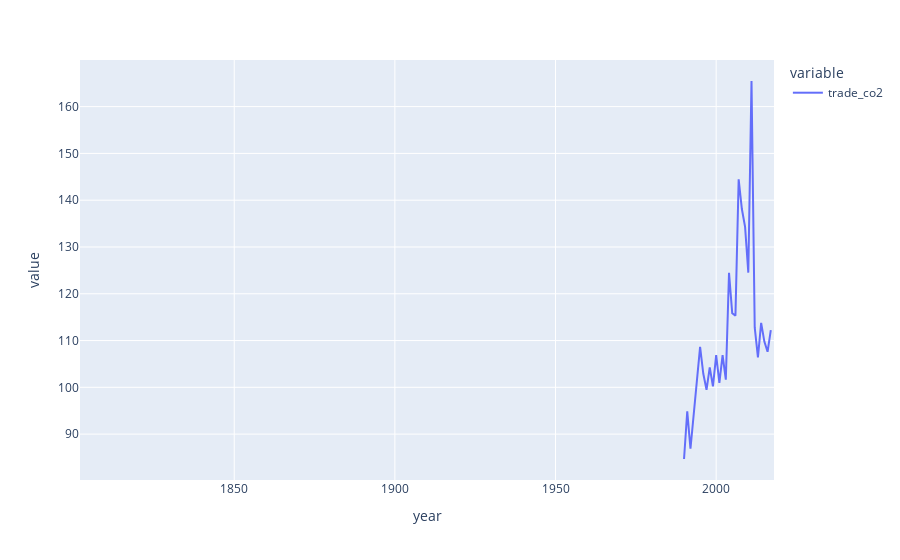

The cell this chart's notebook holds for it:
### Code cell
fig = px.line(data,x="year",y=['trade_co2'])
fig.show()

### Figure 1 — Plotly figure (JSON) as saved in the notebook; plotly's stock layout.template omitted (floating-point values rounded to 4 significant figures; data arrays with more than 128 entries replaced by an {"elided": "..."} marker saying what was removed)
{"data": [{"hovertemplate": "variable=trade_co2<br>year=%{x}<br>value=%{y}<extra></extra>", "legendgroup": "trade_co2", "line": {"color": "#636efa", "dash": "solid"}, "mode": "lines", "name": "trade_co2", "orientation": "v", "showlegend": true, "type": "scatter", "x": {"elided": "211 int values"}, "xaxis": "x", "y": {"elided": "211 float values"}, "yaxis": "y"}], "layout": {"legend": {"title": {"text": "variable"}, "tracegroupgap": 0}, "margin": {"t": 60}, "xaxis": {"anchor": "y", "domain": [0, 1], "title": {"text": "year"}}, "yaxis": {"anchor": "x", "domain": [0, 1], "title": {"text": "value"}}}}
